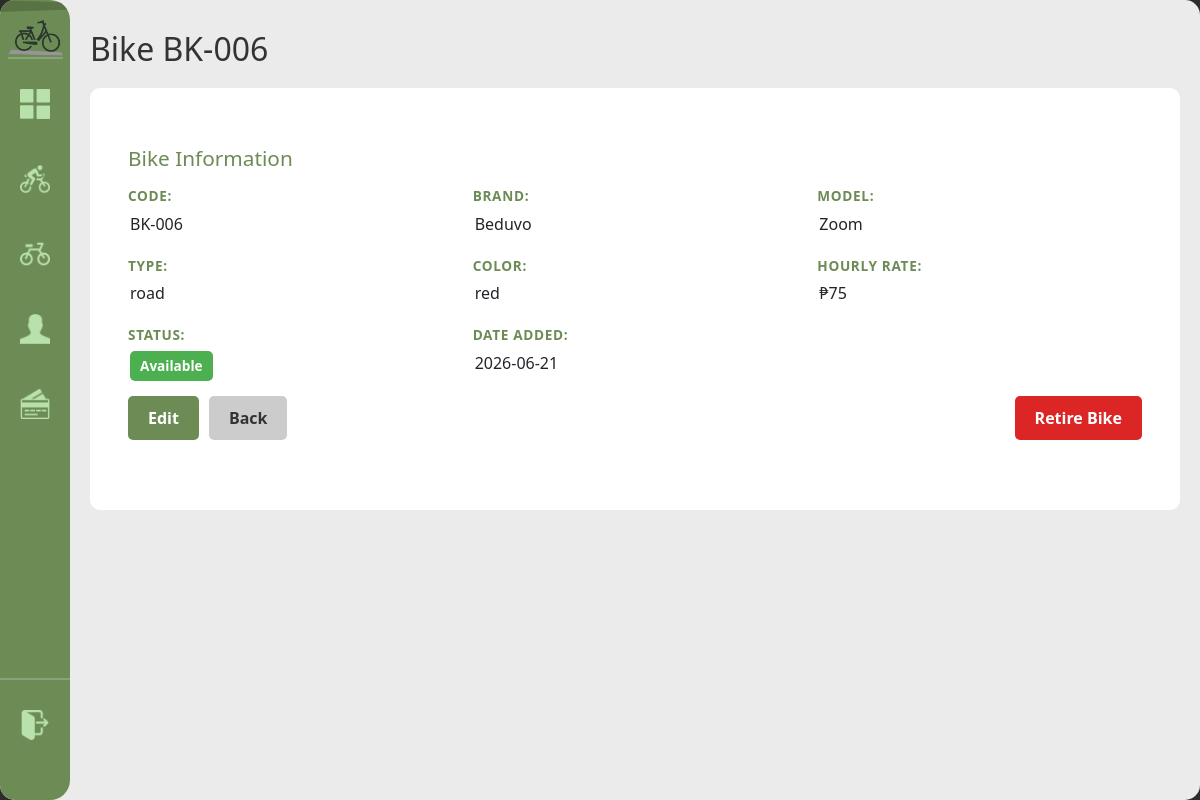
/bike/9 (signed in), run on an earlier commit of the app's database.
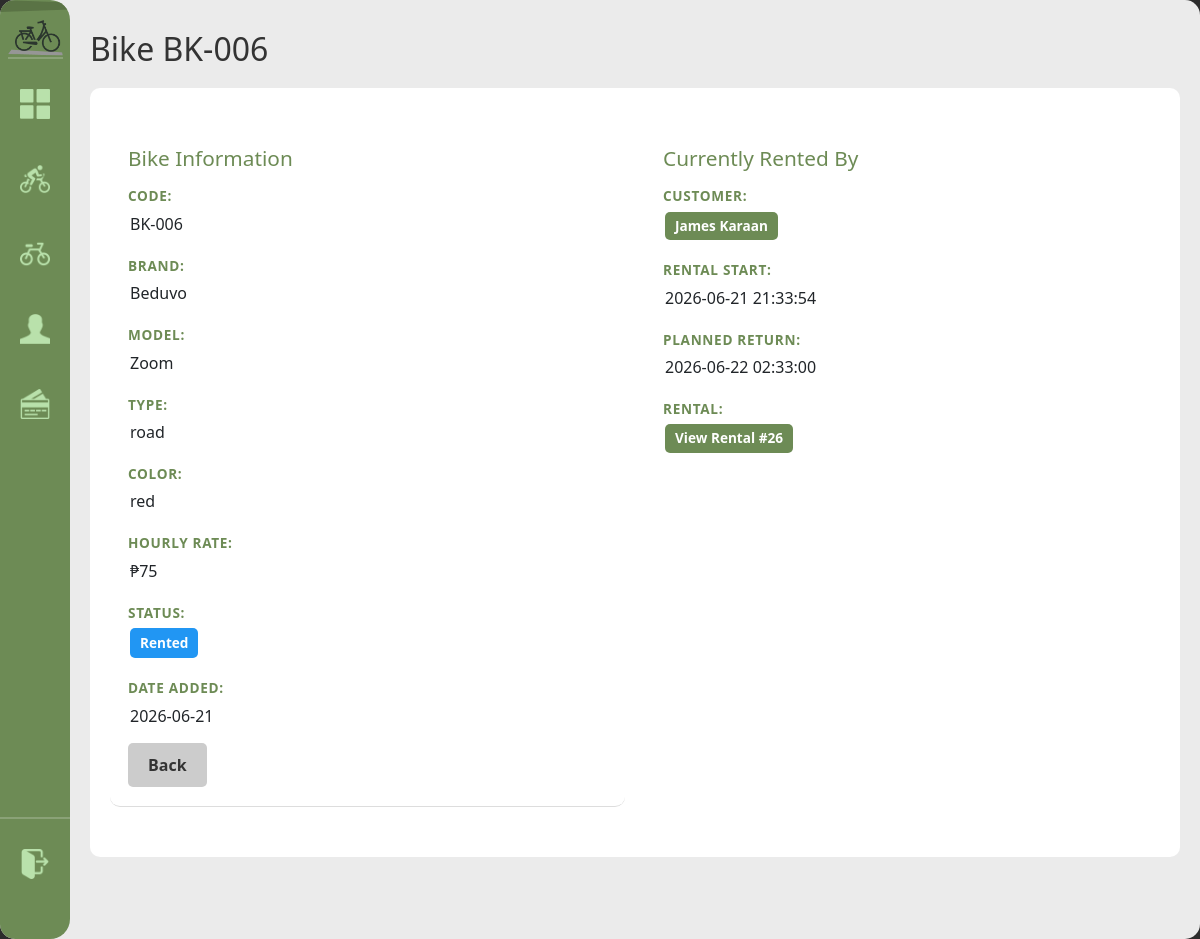
And on a later commit of the database.
### tables this page shows
CREATE TABLE bike (
            bike_id INTEGER PRIMARY KEY AUTOINCREMENT,
            bike_code TEXT NOT NULL UNIQUE,
            brand TEXT NOT NULL, model TEXT NOT NULL,
            color TEXT NOT NULL,
            bike_rate DECIMAL(8,2) NOT NULL DEFAULT 0,
            type TEXT NOT NULL DEFAULT 'standard',
            status TEXT NOT NULL DEFAULT 'available' CHECK(status IN('available','rented','retired')),
            date_added DATE NOT NULL DEFAULT(date('now','localtime'))
        );

CREATE TABLE rents (
            rental_id INTEGER PRIMARY KEY AUTOINCREMENT,
            customer_id INTEGER NOT NULL,
            bike_id INTEGER NOT NULL,
            staff_id INTEGER REFERENCES staff(staff_id) ON UPDATE CASCADE ON DELETE SET NULL,
            rental_start DATETIME NOT NULL DEFAULT(datetime('now','localtime')), planned_return DATETIME,
            FOREIGN KEY(customer_id) REFERENCES customer(customer_id) ON DELETE CASCADE,
            FOREIGN KEY(bike_id) REFERENCES bike(bike_id) ON DELETE CASCADE
        );

### handlers/bike_routes.py (the view)
@bikes_bp.route('/bike/<int:bid>')
@login_required
def bike_detail(bid):
    bike = database.get().get_bike(bid)
    current_renter = None
    if bike and bike['status'] == 'rented':
        current_renter = database.get().get_current_renter_for_bike(bid)
    return render_template('bike_detail.html', bike=bike, current_renter=current_renter)

### app.py (called while the page is built)
def get_sidebar_state():
    return request.cookies.get('sidebarState') == 'expanded'

@app.context_processor
def inject_sidebar_state():
    return dict(sidebar_expanded=get_sidebar_state())

@app.context_processor
def inject_current_staff():
    staff = current_staff()
    return dict(current_staff=staff, is_admin=staff and staff.get("role") == "admin")

### modules/auth.py (called while the page is built)
def login_required(view):
    @wraps(view)
    def wrapped(*args, **kwargs):
        if not session.get("staff_id"):
            return redirect(url_for("login"))
        return view(*args, **kwargs)
    return wrapped

def current_staff():
    if not session.get("staff_id"):
        return None
    return {
        "staff_id": session.get("staff_id"),
        "username": session.get("username"),
        "first_name": session.get("first_name"),
        "last_name": session.get("last_name"),
        "role": session.get("role"),
    }

### modules/database.py (called while the page is built)
def get():
    if not db: init()
    return db

    def get_bike(self, bid):
        query = "SELECT * FROM bike WHERE bike_id = ?"
        r = self.conn.execute(query, (bid,)).fetchone()
        return dict(r) if r else None

### templates/bike_detail.html (shortened to what this page needs)
{% extends "base.html" %}
{% block content %}
<h1>Bike {{ bike['bike_code'] }}</h1>
<div class="detail-container">
    <div class="detail-section">
        <h2>Bike Information</h2>
        <div class="detail-grid">
            <div class="detail-item">
                <span class="label">Code:</span>
                <span class="value">{{ bike['bike_code'] }}</span>
            </div>
            <div class="detail-item">
                <span class="label">Brand:</span>
                <span class="value">{{ bike['brand'] }}</span>
            </div>
            <div class="detail-item">
                <span class="label">Model:</span>
                <span class="value">{{ bike['model'] }}</span>
            </div>
            <div class="detail-item">
                <span class="label">Type:</span>
                <span class="value">{{ bike['type'] }}</span>
            </div>
            <div class="detail-item">
                <span class="label">Color:</span>
                <span class="value">{{ bike['color'] }}</span>
            </div>
            <div class="detail-item">
                <span class="label">Hourly Rate:</span>
                <span class="value">₱{{ bike['bike_rate'] }}</span>
            </div>
            <div class="detail-item">
                <span class="label">Status:</span>
                <span class="value"><span class="status-badge status-{{ bike['status'] }}">{{ bike['status'].replace('_', ' ').title() }}</span></span>
            </div>
            <div class="detail-item">
                <span class="label">Date Added:</span>
                <span class="value">{{ bike['date_added'] }}</span>
            </div>
        </div>
        <div class="actions">
            {% if bike['status'] == 'available' %}
            <a href="{{ url_for('bikes.edit_bike', bid=bike['bike_id']) }}" class="btn-primary" sound-type="major">Edit</a>
            {% endif %}
            <a href="{{ url_for('bikes.registry') }}" class="btn-secondary" sound-type="minor">Back</a>
            {% if bike['status'] == 'available' %}
            <form method="POST" action="{{ url_for('bikes.retire_bike', bid=bike['bike_id']) }}" style="display:inline;">
                <button type="submit" class="btn-danger" sound-type="major">Retire Bike</button>
            </form>
            {% endif %}
        </div>
    </div>
    {% if current_renter %}
    <div class="detail-section">
        <h2>Currently Rented By</h2>
        <div class="detail-grid">
            <div class="detail-item">
                <span class="label">Customer:</span>
                <span class="value">
                    <a href="{{ url_for('customers.customer_detail', cid=current_renter['customer_id']) }}">
                        {{ current_renter['customer_name'] }}
                    </a>
                </span>
            </div>
            <div class="detail-item">
                <span class="label">Rental Start:</span>
                <span class="value">{{ current_renter['rental_start'] }}</span>
            </div>
            <div class="detail-item">
                <span class="label">Planned Return:</span>
                <span class="value">{{ current_renter['planned_return'] or 'Not set' }}</span>
            </div>
            <div class="detail-item">
                <span class="label">Rental:</span>
                <span class="value">
                    <a href="{{ url_for('rentals.rental_detail', rid=current_renter['rental_id']) }}">
                        View Rental #{{ current_renter['rental_id'] }}
                    </a>
                </span>
            </div>
        </div>
    </div>
    {% endif %}
</div>
{% endblock %}

What changed in the data, as far as the page shows it:
changed bike "BK-006": status "available" → "rented" (drawn); status.replace "Available" → "Rented"
added rents: rental_start "2026-06-21 21:33:54", planned_return "2026-06-22 02:33:00", rental_id "26"
Also different on the page:
{{ current_renter['customer_name'] }}: (not shown) → "James Karaan"
text no longer shown: "Edit Retire Bike"
text now shown: "Currently Rented By CUSTOMER: RENTAL START: PLANNED RETURN: RENTAL: View Rental #"
